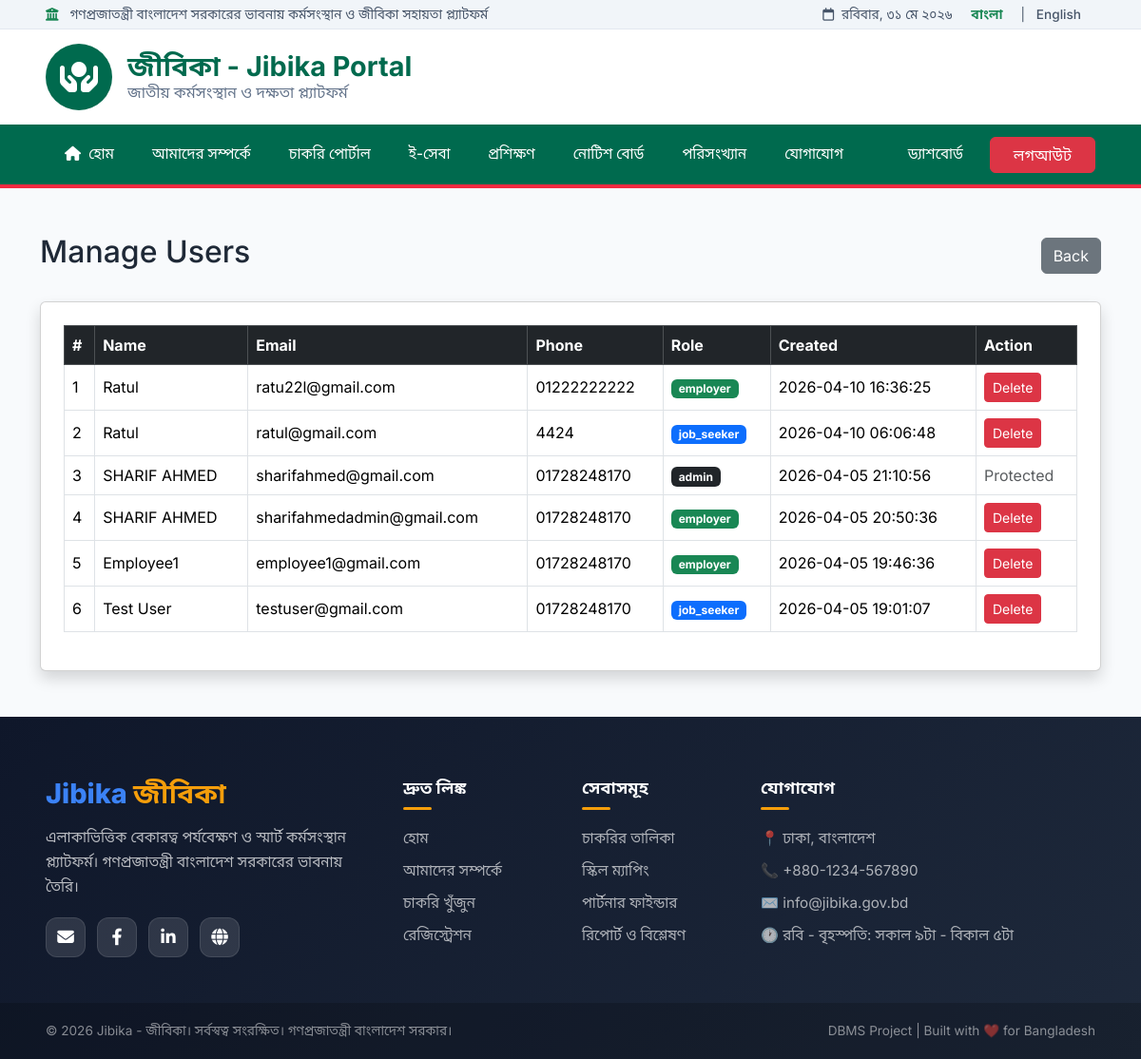
/main/admin/users.php (signed in), run on the app's committed database.
### tables this page shows
CREATE TABLE `users` (
  `user_id` int(11) NOT NULL AUTO_INCREMENT,
  `full_name` varchar(100) DEFAULT NULL,
  `email` varchar(100) DEFAULT NULL,
  `phone` varchar(20) DEFAULT NULL,
  `password` varchar(255) DEFAULT NULL,
  `role` enum('job_seeker','employer','admin') NOT NULL,
  `created_at` timestamp NOT NULL DEFAULT current_timestamp(),
  PRIMARY KEY (`user_id`),
  UNIQUE KEY `email` (`email`)
);

### main/admin/users.php (the view, shortened to what this page needs)
<?php
include('../assets/config/db.php');
$result = $conn->query("SELECT * FROM users ORDER BY user_id DESC");
?>
<?php include('../includes/header.php'); ?>
<?php include('../includes/navbar.php'); ?>
<div class="container py-5">
    <div class="d-flex justify-content-between align-items-center mb-4">
        <h2>Manage Users</h2>
        <a href="dashboard.php" class="btn btn-secondary">Back</a>
    </div>
    <div class="card shadow p-4">
        <?php if ($result && $result->num_rows > 0): ?>
            <div class="table-responsive">
                <table class="table table-bordered table-hover align-middle">
                    <thead class="table-dark">
                        <tr>
                            <th>#</th>
                            <th>Name</th>
                            <th>Email</th>
                            <th>Phone</th>
                            <th>Role</th>
                            <th>Created</th>
                            <th>Action</th>
                        </tr>
                    </thead>
                    <tbody>
                        <?php $count = 1; ?>
                        <?php while ($row = $result->fetch_assoc()): ?>
                            <tr>
                                <td><?php echo $count++; ?></td>
                                <td><?php echo htmlspecialchars($row['full_name']); ?></td>
                                <td><?php echo htmlspecialchars($row['email']); ?></td>
                                <td><?php echo htmlspecialchars($row['phone'] ?? ''); ?></td>
                                <td>
                                    <span class="badge bg-<?php echo ($row['role'] == 'admin') ? 'dark' : (($row['role'] == 'employer') ? 'success' : 'primary'); ?>">
                                        <?php echo htmlspecialchars($row['role']); ?>
                                    </span>
                                </td>
                                <td><?php echo htmlspecialchars($row['created_at'] ?? ''); ?></td>
                                <td>
                                    <?php if ($row['role'] != 'admin'): ?>
                                        <a href="users.php?delete=<?php echo $row['user_id']; ?>"
                                           class="btn btn-danger btn-sm"
                                           onclick="return confirm('Delete this user?')">
                                           Delete
                                        </a>
                                    <?php else: ?>
                                        <span class="text-muted">Protected</span>
                                    <?php endif; ?>
                                </td>
                            </tr>
                        <?php endwhile; ?>
                    </tbody>
                </table>
            </div>
        <?php else: ?>
            <div class="alert alert-warning">No users found</div>
        <?php endif; ?>
    </div>
</div>
<?php include('../includes/footer.php'); ?>

### data on the page
users: full_name "Ratul", email "ratu22l@gmail.com", phone "01222222222", role "employer", created_at "2026-04-10 16:36:25"
users: full_name "Ratul", email "ratul@gmail.com", phone "4424", role "job_seeker", created_at "2026-04-10 06:06:48"
users: full_name "SHARIF AHMED", email "sharifahmed@gmail.com", phone "01728248170", role "admin", created_at "2026-04-05 21:10:56", shows "Protected"
users: full_name "SHARIF AHMED", email "sharifahmedadmin@gmail.com", phone "01728248170", role "employer", created_at "2026-04-05 20:50:36"
users: full_name "Employee1", email "employee1@gmail.com", phone "01728248170", role "employer", created_at "2026-04-05 19:46:36"
users: full_name "Test User", email "testuser@gmail.com", phone "01728248170", role "job_seeker", created_at "2026-04-05 19:01:07"

### other printed values
$t['gov_text'] "গণপ্রজাতন্ত্রী বাংলাদেশ সরকারের ভাবনায় কর্মসংস্থান ও জীবিকা সহায়তা প্ল্যাটফর্ম"
$t['date'] "রবিবার, ৩১ মে ২০২৬"
$t['gov_subtitle'] "জাতীয় কর্মসংস্থান ও দক্ষতা প্ল্যাটফর্ম"
$t['home'] "হোম"
$t['about'] "আমাদের সম্পর্কে"
$t['job_portal'] "চাকরি পোর্টাল"
$t['eservices'] "ই-সেবা"
$t['trainings'] "প্রশিক্ষণ"
$t['notice'] "নোটিশ বোর্ড"
$t['statistics'] "পরিসংখ্যান"
$t['contact'] "যোগাযোগ"
$t['dashboard'] "ড্যাশবোর্ড"
$t['logout'] "লগআউট"
$ft['desc'] "এলাকাভিত্তিক বেকারত্ব পর্যবেক্ষণ ও স্মার্ট কর্মসংস্থান প্ল্যাটফর্ম। গণপ্রজাতন্ত্রী বাংলাদেশ সরকারের ভাবনায় তৈরি।"
$ft['quick_links'] "দ্রুত লিঙ্ক"
